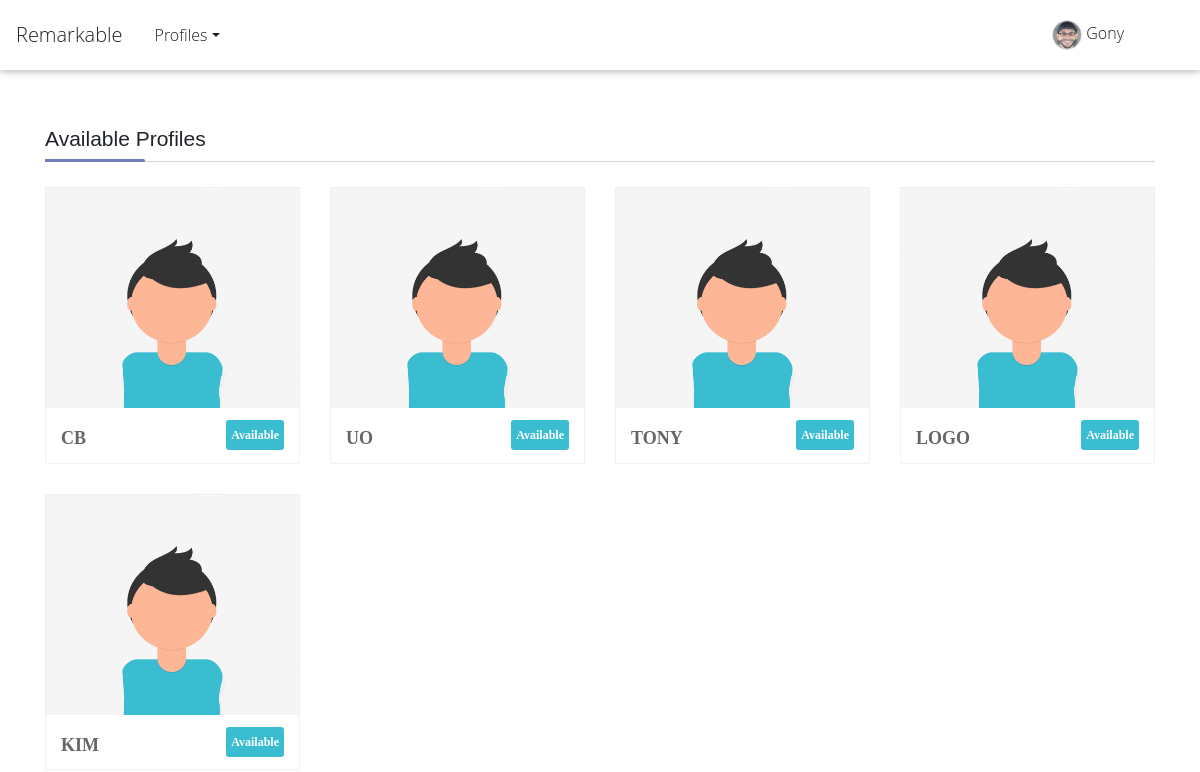
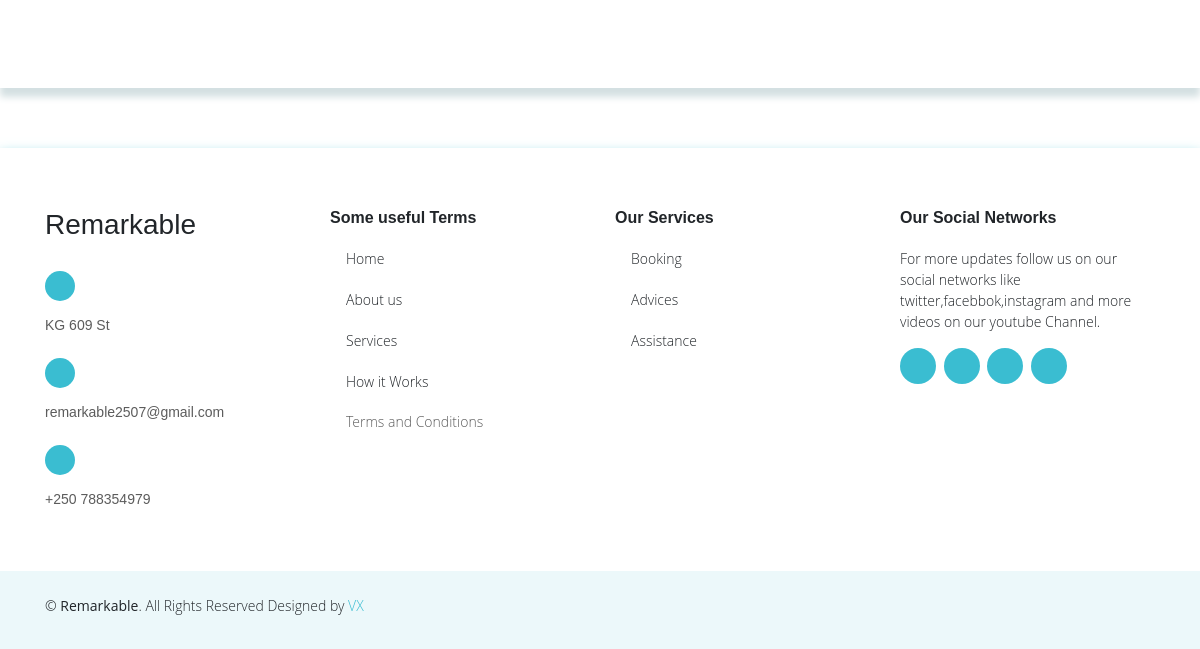
The page /available-profiles/ (signed in) on the database as committed earlier (2 pictures, top to bottom).
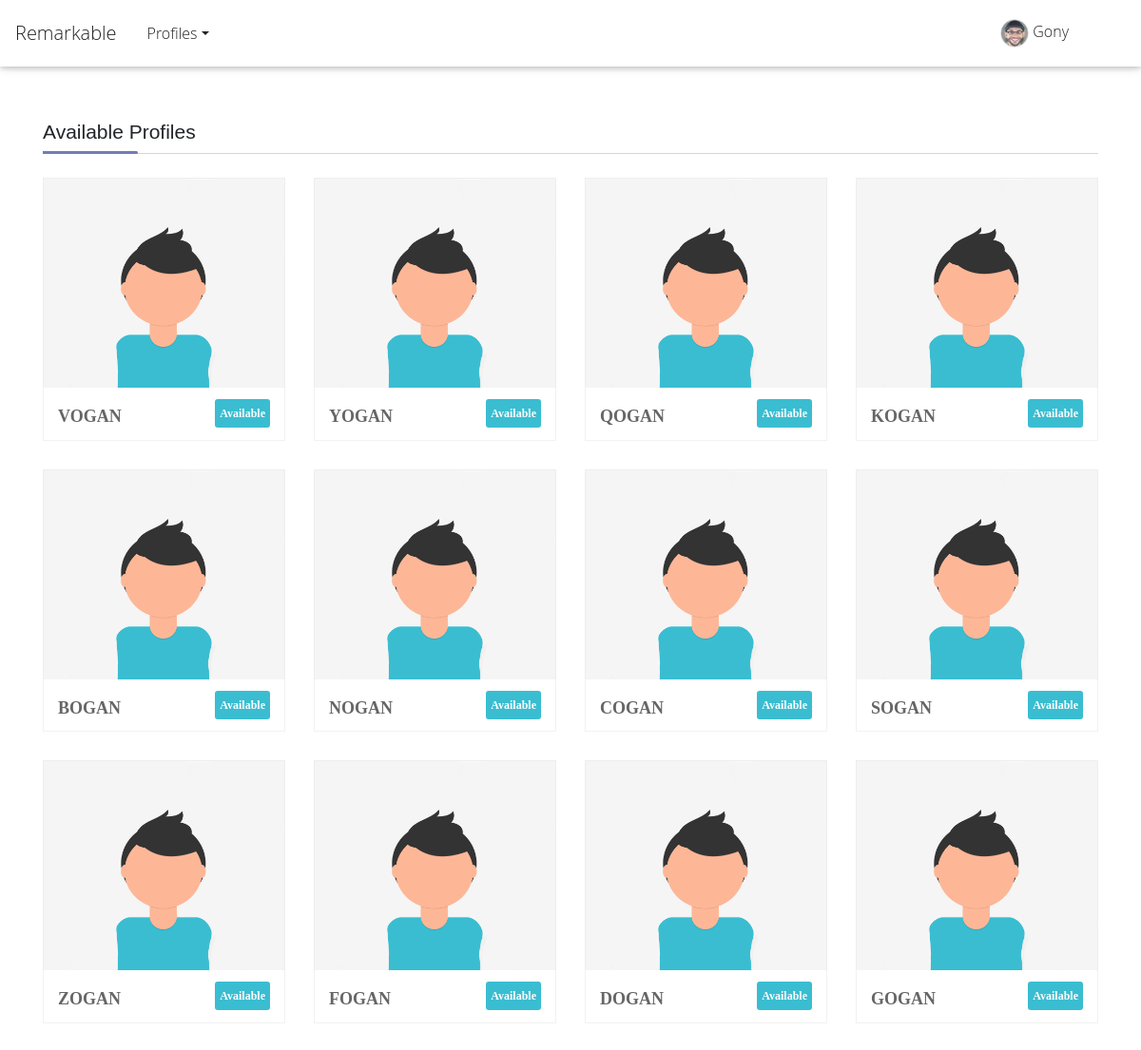
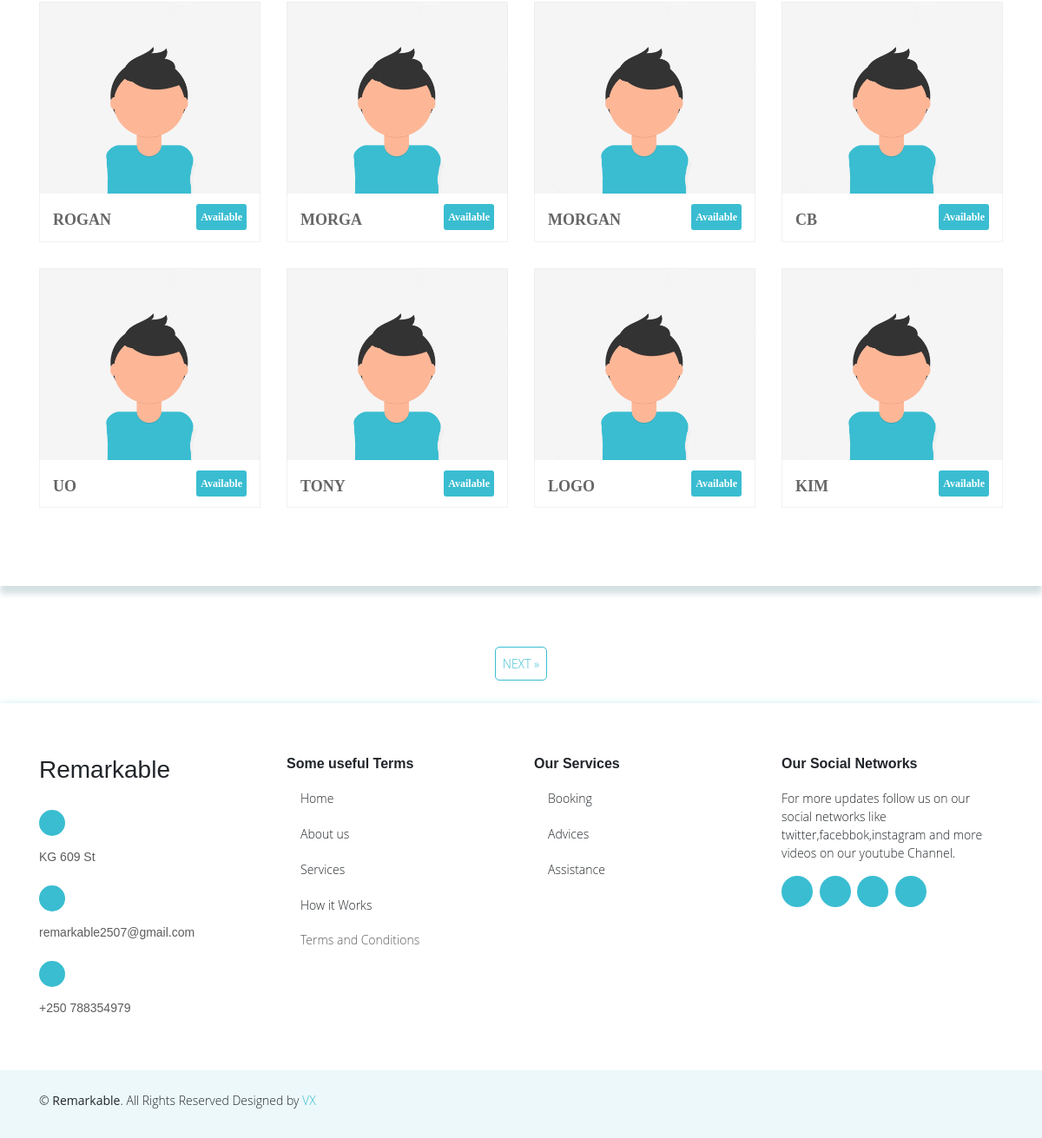
The same page on the database as committed later (2 pictures, top to bottom).
### profiles/models.py (models this page shows, shortened)
class Profile(models.Model):
    first_name = models.CharField(max_length=200, blank=True)
    last_name = models.CharField(max_length=200, blank=True)
    user = models.OneToOneField(User, on_delete=models.CASCADE)
    bio = models.TextField(default="no bio...", max_length=300)
    email = models.EmailField(max_length=200, blank=False, null= True, unique=True)
    address= models.CharField(max_length=200, blank=False)
    image = models.ImageField(default=default_image, upload_to=upload_images_path)
    image2 =  models.ImageField(default=default_image2, upload_to=upload_images_path2)
    image3 =  models.ImageField(default=default_image3, upload_to=upload_images_path3)
    friends = models.ManyToManyField(User, blank=True, related_name='friends')
    slug = models.SlugField(unique=True, blank=True)
    updated = models.DateTimeField(auto_now=True)
    created = models.DateTimeField(auto_now_add=True)
    nationalid= models.CharField(max_length=16, blank=True)
    telephone= models.CharField(max_length=10,  blank=False, unique=True,null= True)
    age= models.CharField(max_length=2, blank=False)
    gender = models.CharField(max_length=12, default="Your gender", choices=GENDER_CHOICES)
    birth_date = models.DateField(null=True,blank=True)
    last_login = models.DateTimeField(verbose_name='last login', auto_now=True)
    objects = ProfileManager()
    class Meta:
        ordering = ('-created',)
    def get_absolute_url(self):
        return reverse("profiles:profile-detail-view", kwargs={"slug": self.slug})

### profiles/views.py (the view)
# urls.py: path('available-profiles/', AvailableProfileListView.as_view(), name='all-available-view'),
class AvailableProfileListView(LoginRequiredMixin, ListView):
    model = Profile
    template_name = 'profiles/available-profiles.html'
    paginate_by = 20
    def get_queryset(self):
        qs = Profile.objects.get_all_profiles(self.request.user).order_by('-created')
        return qs
    def get_context_data(self, **kwargs):
        context = super().get_context_data(**kwargs)
        user = User.objects.get(username__iexact=self.request.user)
        profile = Profile.objects.get(user=user)
        rel_r = Relationship.objects.all()
        rel_s = Relationship.objects.all()
        rel_receiver = []
        rel_sender = []
        for item in rel_r:
            rel_receiver.append(item.receiver.user)
        for item in rel_s:
            rel_sender.append(item.sender.user)
        context["rel_receiver"] = rel_receiver
        context["rel_sender"] = rel_sender
        context['is_empty'] = False
        if len(self.get_queryset()) == 0:
            context['is_empty'] = True
        return context

### profiles/models.py (called while the page is built)
    def get_all_profiles(self, me):
        profiles = Profile.objects.all().exclude(user=me)
        return profiles

### profiles/templates/profiles/available-profiles.html (shortened to what this page needs)
{% extends 'profiles/base.html' %}
{% load static %}
{% block content %}
 <section class="wrapper">
    <section class="team">
        <div class="container containermain">
            <div class="row  sub_content">
                <div class="col-lg-12 col-md-12 col-sm-12">
                    <div class="dividerHeading">
                        <h4><span>Available Profiles</span></h4>
                    </div>
                </div>
                {% for obj in object_list %}
                {% if obj.user not in rel_receiver and obj.user not in rel_sender %}
                <div class="col-lg-3 col-md-3 col-sm-6">
                    <div class="dreamz-team">
                        <div class="pic">
                            <img src="{{obj.image.url}}"alt='no image' style=" height:220px; width:100%;">
                        </div>
                        <div class="team_prof">
                            <h3 class="names">{{obj.user}}<small class="available">Available</small></h3>
                        </div>
                    </div>
                </div>
                {% endif %}
             {% endfor %}
            </div>
        </div>
    </section>
</section>
<center>
    {% if is_paginated %}
  <ul class="pagination justify-content-center">
    {% if page_obj.has_next %}
    <li><a href="?page={{ page_obj.next_page_number }}" class="pagebtn"> NEXT &raquo;</a></li>
    {% endif %}
  </ul>
{% endif %}
</center>
{% endblock content %}

Rows that differ between the two databases and show on the page:
added Profile: image (picture), user "VOGAN"
added Profile: image (picture), user "YOGAN"
added Profile: image (picture), user "QOGAN"
added Profile: image (picture), user "KOGAN"
added Profile: image (picture), user "BOGAN"
added Profile: image (picture), user "NOGAN"
added Profile: image (picture), user "COGAN"
added Profile: image (picture), user "SOGAN"
added Profile: image (picture), user "ZOGAN"
added Profile: image (picture), user "FOGAN"
added Profile: image (picture), user "DOGAN"
added Profile: image (picture), user "GOGAN"
added Profile: image (picture), user "ROGAN"
added Profile: image (picture), user "MORGA"
added Profile: image (picture), user "MORGAN"
Other text that changed with them:
text now shown: "NEXT »"
